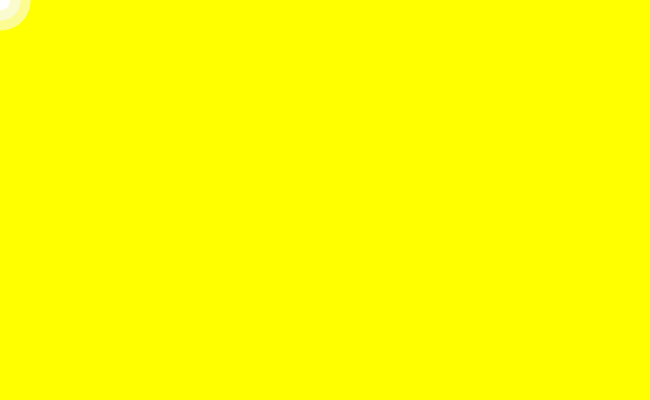
Frame 1 (no input)
Frame 60 (the mouse pressed at the canvas centre just before this capture): identical to frame 1, image omitted
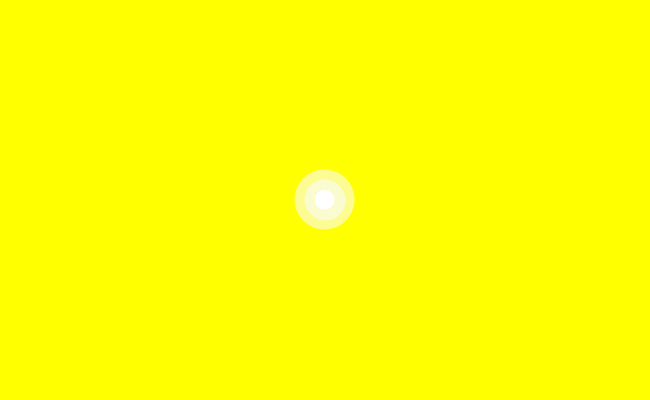
Frame 120 (the mouse held since frame 60 and released just before this capture)

The Processing sketch that drew these frames (run headless with seeded random() and noise(); from frame 60 on, the mouse is pressed at the canvas centre):

// Processing sketch: processing_107571
// ── processing_107571.pde

int counter;
float x = 100;
float y = 100;
float angle1 = 0.0;
float segLength = 0.5;

void setup() {
  size(650, 400);
  strokeWeight(40.0);
  stroke(250, 150);
}

void draw() {
  background(1000, 1000, 0000, 1000);
  
  float dx = mouseX - x;
  float dy = mouseY - y;
  angle1 = atan2(dy, dx);  
  x = mouseX - (cos(angle1) * segLength);
  y = mouseY - (sin(angle1) * segLength);
 
  segment(x, y, angle1); 
  ellipse(x, y, 20, 20);
}

void segment(float x, float y, float a) {
  pushMatrix();
  translate(x, y);
  rotate(a);
  line(0, 0, segLength, 0);
  popMatrix();
}
